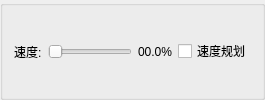
        <widget class="QGroupBox" name="groupBox_21">
         <property name="title">
          <string/>
         </property>
         <layout class="QHBoxLayout" name="horizontalLayout_40">
          <item>
           <widget class="QLabel" name="label_67">
            <property name="text">
             <string>速度:</string>
            </property>
           </widget>
          </item>
          <item>
           <widget class="QSlider" name="horizontalSlider_speed_percent">
            <property name="sizePolicy">
             <sizepolicy hsizetype="Expanding" vsizetype="Preferred">
              <horstretch>0</horstretch>
              <verstretch>0</verstretch>
             </sizepolicy>
            </property>
            <property name="minimumSize">
             <size>
              <width>0</width>
              <height>0</height>
             </size>
            </property>
            <property name="minimum">
             <number>1</number>
            </property>
            <property name="maximum">
             <number>1000</number>
            </property>
            <property name="tracking">
             <bool>true</bool>
            </property>
            <property name="orientation">
             <enum>Qt::Horizontal</enum>
            </property>
            <property name="invertedAppearance">
             <bool>false</bool>
            </property>
            <property name="invertedControls">
             <bool>false</bool>
            </property>
           </widget>
          </item>
          <item>
           <widget class="QLabel" name="label_speed_percent">
            <property name="text">
             <string>00.0%</string>
            </property>
           </widget>
          </item>
          <item>
           <widget class="QCheckBox" name="checkBox_enable_speed_plan">
            <property name="text">
             <string>速度规划</string>
            </property>
           </widget>
          </item>
         </layout>
        </widget>
